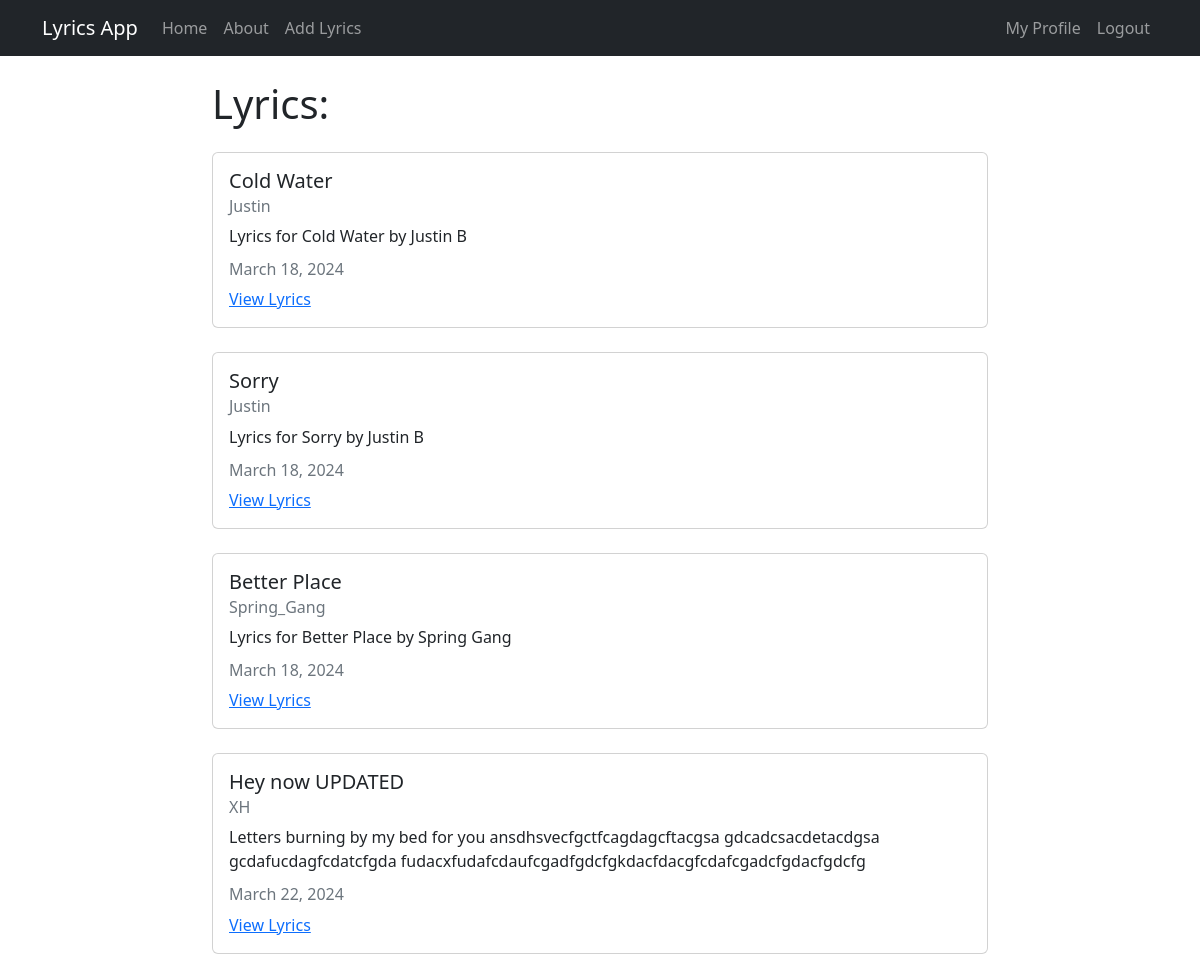
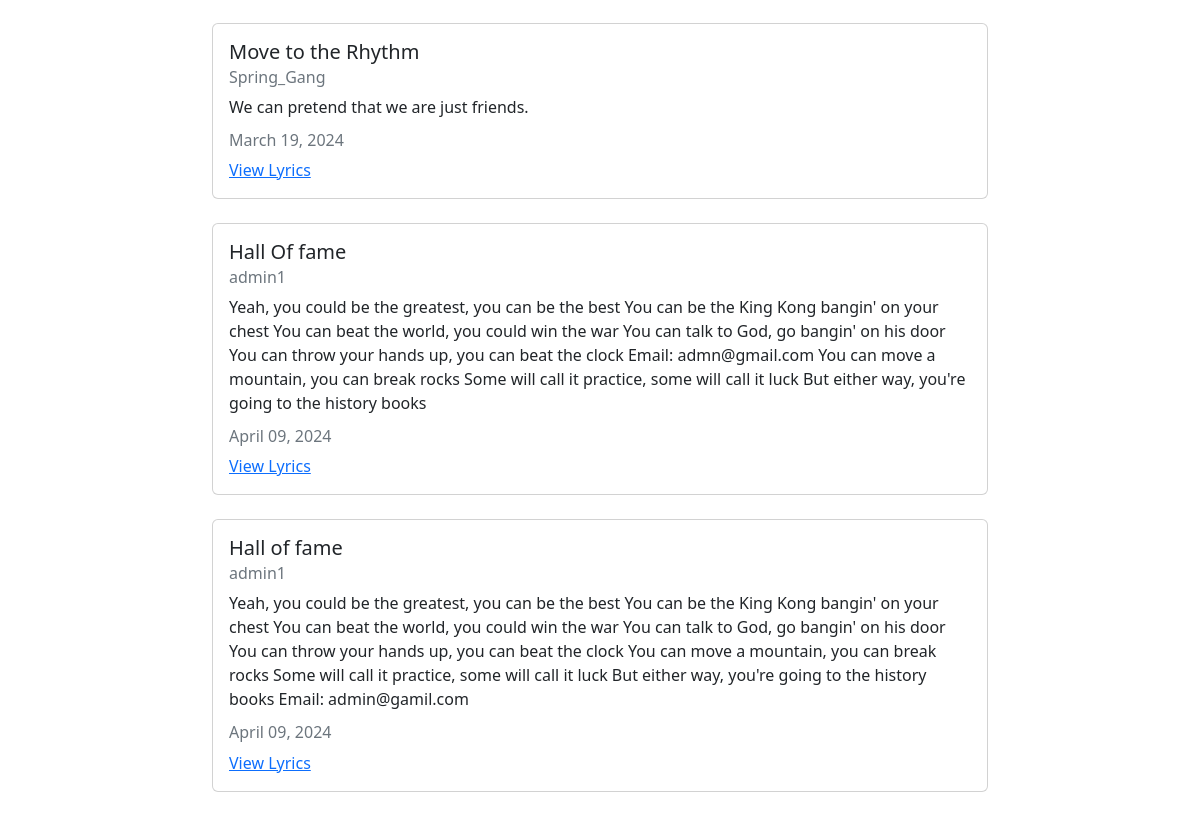
Screenshot of / (signed in) with the database file from the repository (2 pictures, top to bottom).
### lyricapp/models.py (models this page shows, shortened)
class lyric(models.Model):
  title = models.CharField(max_length=100)
  description = models.TextField()
  writer = models.ForeignKey(User, on_delete=models.CASCADE)
  created_at = models.DateTimeField(auto_now_add=True)
  updated_at = models.DateTimeField(auto_now=True)

### lyricapp/views.py (the view)
# urls.py: path('', views.LyricListView.as_view(), name="lyricapp-home"),
class LyricListView(ListView):
  model = models.lyric
  template_name = 'lyricapp/home.html'
  context_object_name = 'lyricapp'

### lyricapp/templates/lyricapp/home.html
{% extends "lyricapp/base.html" %}
{% block content %}
<h1>Lyrics:</h1>
{% for lyric in lyricapp %}
<div class="card my-4">
  <div class="card-body">
    <h5 class="card-title">{{ lyric.title }}</h5>
    <h6 class="card-subtitle mb-2 text-muted">{{ lyric.writer }}</h6>
    <p class="card-text">{{ lyric.description }}</p>
    <h6 class="card-subtitle mb-2 text-muted">{{ lyric.updated_at|date:"F d, Y" }}</h6>
    <a href="{% url 'lyricapp-detail' lyric.pk %}" class="card-link">View Lyrics</a>
  </div>
</div>
{% endfor %}
{% endblock content %}

### rows the page displays
lyric: title "Cold Water", writer "Justin", description "Lyrics for Cold Water by Justin B", updated_at "March 18, 2024"
lyric: title "Sorry", writer "Justin", description "Lyrics for Sorry by Justin B", updated_at "March 18, 2024"
lyric: title "Better Place", writer "Spring_Gang", description "Lyrics for Better Place by Spring Gang", updated_at "March 18, 2024"
lyric: title "Hey now UPDATED", writer "XH", description "Letters burning by my bed for you ansdhsvecfgctfcagdagcftacgsa gdcadcsacdetacdgsa gcdafucdagfcdatcfgda fudacxfudafcdaufcgadfgdcfgkdacfdacgfcdafcgadcfgdacfgdcfg", updated_at "March 22, 2024"
lyric: title "Move to the Rhythm", writer "Spring_Gang", description "We can pretend that we are just friends.", updated_at "March 19, 2024"
lyric: title "Hall Of fame", writer "admin1", description "Yeah, you could be the greatest, you can be the best You can be the King Kong bangin' on your chest You can beat the world, you could win the war You can talk to God, go bangin' on his door You can throw your hands up, you can beat the clock Email: admn@gmail.com You can move a mountain, you can break rocks Some will call it practice, some will call it luck But either way, you're going to the history books", updated_at "April 09, 2024"
lyric: title "Hall of fame", writer "admin1", description "Yeah, you could be the greatest, you can be the best You can be the King Kong bangin' on your chest You can beat the world, you could win the war You can talk to God, go bangin' on his door You can throw your hands up, you can beat the clock You can move a mountain, you can break rocks Some will call it practice, some will call it luck But either way, you're going to the history books Email: admin@gamil.com", updated_at "April 09, 2024"
